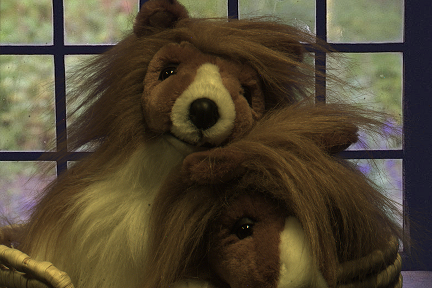
%> input picture comp-bg.map.png, 432 x 288 px, given in place of teddy.jpg, which was not available
$ octave Main.m   (GNU Octave 9; MATLAB toolbox functions it lacks are replaced by stand-ins)
%> lines starting %> are read from the running program, lines starting %| are printed output that depends on the picture; pictures that were not available may be replaced by others from this repository, and a replacement may not be noted
### Bayesian_Matting.m
function  Bayesian_Matting( oriVar , Iteration , image , trimap )
%> called with oriVar = 8, Iteration = 10, image = 'teddy.jpg', trimap = 'trimapT.png'


FThreshold = 255 * 0.95;
BThreshold = 255 * 0.05;

%oriVar = 8;
%Iteration = 10;

%[File,Path,DialogIndex] = uigetfile({'*.jpg;*.jpeg;*.png;*.gif;*.bmp;*.tiff','Image Files (.jpg, .png, .gif, .bmp, .tiff'},'Select an Image You want to mat ');
oriImg = imread(image);
%> oriImg is the input picture: size 288x432x3 uint8; mean R, G, B 81.3, 71.3, 51.2
%[File,Path, DialogIndex] = uigetfile({'*.jpg;*.jpeg;*.png;*.gif;*.bmp;*.tiff','Image Files (.jpg, .png, .gif, .bmp, .tiff'},'Select an ');
triMap = imread(trimap);
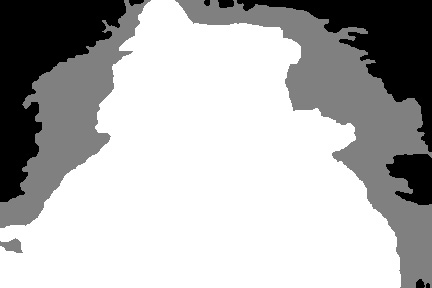
%> input picture trimapT.png, 432 x 288 px
%> triMap is the input picture: size 288x432 uint8; min 0, max 255, mean 179.9
if size(triMap,3)~=1,
   triMap = rgb2gray(triMap);
end

frontImg = double(oriImg);
backImg = double(oriImg);
unknownImg = double(oriImg);
width = size(oriImg,1);
%> width = 288
height = size(oriImg,2);
%> height = 432


    for b= 1:height
       for a = 1:width
           for i = 1 : 3

                if triMap(a,b)>=FThreshold,
                    backImg(a,b,i) = 0;
                    unknownImg(a,b,i)=0;
                end
                if triMap(a,b)<=BThreshold,
                    frontImg(a,b,i) = 0;
                    unknownImg(a,b,i)=0;
                end
                if triMap(a,b)<FThreshold&&triMap(a,b)>BThreshold,
                    backImg(a,b,i) = 0;
                    frontImg(a,b,i)=0;
                end

           end
       end
    end
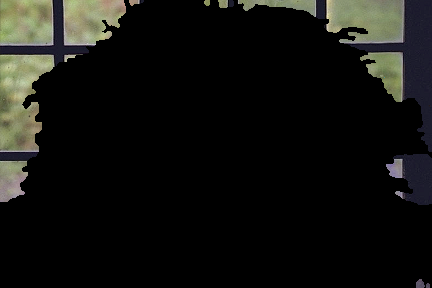
%> backImg: size 288x432x3 double; mean R, G, B 19.1, 19.5, 16.4
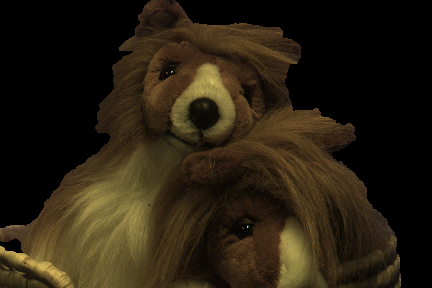
%> frontImg: size 288x432x3 double; mean R, G, B 39.7, 30.8, 16.3
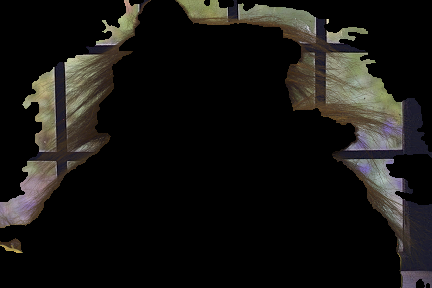
%> unknownImg: size 288x432x3 double; mean R, G, B 22.4, 21, 18.5
  figure,
   imshow([uint8(frontImg) uint8(backImg) uint8(unknownImg)]);
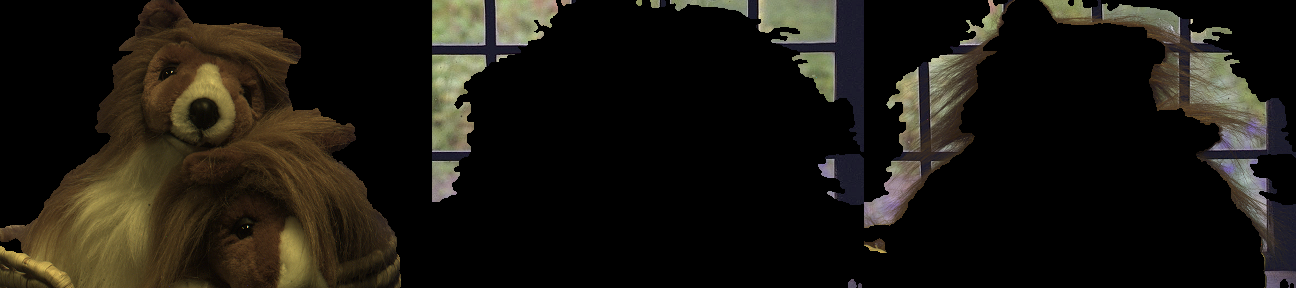
%> displayed picture: size 288x1296x3, on the screen's scale of 0 to 255; mean R, G, B 27.1, 23.8, 17.1
   drawnow;
%%
% Compute mean and Covariance Matrix

for i=1:3
   temp = frontImg(:,:,i);
   Fmean(i) =mean(temp(find(temp)));
   temp = backImg(:,:,i);
   Bmean(i) = mean(temp(find(temp)));
   temp = unknownImg(:,:,i);
   Umean(i) =mean(temp(find(temp)));
   temp = oriImg(:,:,i);
   oriMean(i) = mean(temp(find(temp)));
end
%> this loop made 3 passes
%> pass 1, in Bayesian_Matting, `temp = frontImg(:,:,i);`:
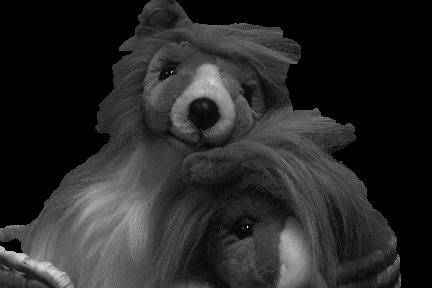
%> temp: size 288x432 double; min 0, max 255, mean 39.7
%> pass 1, in Bayesian_Matting, `temp = oriImg(:,:,i);`:
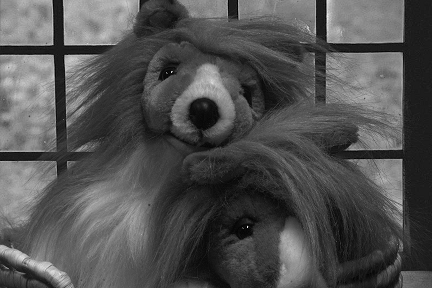
%> temp: size 288x432 uint8; min 0, max 255, mean 81.3
%> after the loop, Bmean = [108.3 110.3 92.78]; Fmean = [67.7 52.57 27.84]; Umean = [94.72 88.94 78.26]; oriMean = [81.26 71.37 51.24]

coF = [0 0 0;0 0 0;0 0 0];
coB = [0 0 0;0 0 0;0 0 0];
NF= 0 ; NB = 0;
 for b=1:height,
     for a=1:width,

        if any(frontImg(a,b,:)),
            shiftF = [ (frontImg(a,b,1)-Fmean(1))  (frontImg(a,b,2)-Fmean(2))  (frontImg(a,b,3)-Fmean(3)) ];
            coF = coF +(shiftF' * shiftF);
            NF = NF +1;
        end
        if any(backImg(a,b,:)),
            shiftB = [ (backImg(a,b,1)-Bmean(1))  (backImg(a,b,2)-Bmean(2))  (backImg(a,b,3)-Bmean(3)) ];
            coB = coB + (shiftB' * shiftB);
            NB = NB +1;
        end

     end
  end
%> after the loop, NB = 21959; NF = 72994; coB = [70766105.2 72731883.6 45042347; 72731883.6 75948149.9 46049228; 45042347 46049228 31539448.7]; coF = [86175651.5 77088709.8 39532655.3; 77088709.8 71073303 36497498.4; 39532655.3 36497498.4 19466915.3]; shiftB = [-81.3 -83.34 -49.78]; shiftF = [24.3 24.43 12.16]
 coF = coF / NF;
%> coF = [1180.6 1056.1 541.6; 1056.1 973.7 500; 541.6 500 266.7]
 coB = coB / NB;
%> coB = [3222.6 3312.2 2051.2; 3312.2 3458.6 2097.1; 2051.2 2097.1 1436.3]
 temp = 0;
 oriImg = double(oriImg);
 for b=1:height,
     for a=1:width,
          temp = temp +((oriImg(a,b,1)- oriMean(1))^2 + (oriImg(a,b,2)- oriMean(2))^2 + (oriImg(a,b,3)- oriMean(3))^2);
     end
 end
%> after the loop, temp = 727790783.1
 %oriVar = temp / (height * width*255);


 %%
 unknownAlpha = double(triMap) / 255.0;
 unknownF = unknownImg;
 unknownB = unknownImg;
 invcoF = inv(coF);
%> invcoF = [0.0285 -0.032 0.00212; -0.032 0.0636 -0.0541; 0.00212 -0.0541 0.101]
 invcoB = inv(coB);
%> invcoB = [0.0253 -0.0202 -0.00659; -0.0202 0.0187 0.00159; -0.00659 0.00159 0.00779]
 for b=1:height
     for a=1:width
         if any(unknownImg(a,b,:)),
                alpha = 0;
                count = 0;
                if(a>1&&b>1)
                   alpha = alpha + unknownAlpha(a-1,b-1);
                   count = count +1;
                end
                if(b>1)
                    alpha = alpha + unknownAlpha(a,b-1);
                   count = count +1;
                end
                if(a<width&&b>1)
                   alpha = alpha + unknownAlpha(a+1,b-1);
                   count = count +1;
                end
                if(a>1)
                    alpha = alpha + unknownAlpha(a-1,b);
                   count = count +1;
                end
                if(a<width)
                   alpha = alpha + unknownAlpha(a+1,b);
                   count = count +1;
                end
                if(a>1&&b<height)
                   alpha = alpha + unknownAlpha(a-1,b+1);
                   count = count +1;
                end
                if(b<height)
                   alpha = alpha + unknownAlpha(a,b+1);
                   count = count +1;
                end
                if(a<width&&b<height)
                   alpha = alpha + unknownAlpha(a+1,b+1);
                   count = count +1;
                end
                alpha = alpha / count;
                preAlpha = alpha;
                for i=1:Iteration,

                    UL = invcoF + eye(3)*(alpha*alpha)/(oriVar*oriVar);
                    UR =eye(3)*alpha*(1-alpha)/(oriVar*oriVar);
                    DL = eye(3)*alpha*(1-alpha)/(oriVar*oriVar);
                    DR = invcoB + eye(3)*(1-alpha)*(1-alpha)/(oriVar*oriVar);
                    A = [UL UR;DL DR];
                    C = reshape(unknownImg(a,b,:),3,1);
                    BU = invcoF*Fmean' + C*alpha/(oriVar*oriVar);
                    BD = invcoB*Bmean' + C*(1-alpha)/(oriVar*oriVar);
                    B = [BU; BD];
                    x = A\B;
                    tempF = x(1:3); tempB = x(4:6);
                    alpha = dot((C - tempB), (tempF - tempB)) / norm(tempF-tempB).^2;
                    if abs(preAlpha - alpha)< 0.0001,
                        break;
                    end
                    preAlpha = alpha;

                end
                unknownF(a,b,:) = tempF;
                unknownB(a,b,:) = tempB;
                unknownAlpha(a,b) = alpha;

        end
     end
 end

% imshow(uint8(unknownAlpha));
 %%
 [File,Path,Index]=  uigetfile({'*.jpg;*.jpeg;*.png;*.gif;*.bmp;*.tiff','Image Files (.jpg, .png, .gif, .bmp, .tiff'},'Select an new Background ');
 newBack = imread([Path File]);
 newBack = imresize(newBack,[width  height]);
 newBack = double(newBack);
 for i=1:3
 newBack(:,:,i) = unknownF(:,:,i).*unknownAlpha(:,:) + newBack(:,:,i).*(1-unknownAlpha(:,:));
 end

 for a=1:width
     for b=1:height
        if(triMap(a,b)>=FThreshold)
           newBack(a,b,:) = oriImg(a,b,:);
        end
     end
 end
 figure;
 imshow(uint8(newBack));
 imwrite(uint8(newBack),'Bear.png')
 drawnow;

end

### Main.m
clear all;
figure;
imshow('teddy.jpg');
%> (the run ends here)
